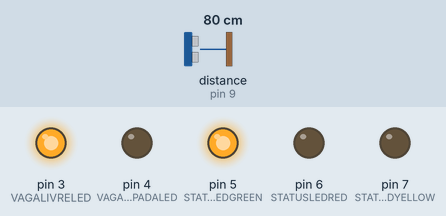
Recording of a sketch running on a simulated Arduino Uno, built with avr-gcc and run on an emulated ATmega328P. Shown: output pins drawn as LEDs (lit = HIGH). Dashed ring = blinking. The inputs (shaded band) are chosen by the test bench; at power-on: distance to the obstacle (sensor on pin 9) 80 cm. The echo pulse lasts 58.3 µs per cm; WiFi joins after 1.5 s; servers stay silent unless stated; no MQTT or app messages arrive unless stated.

Above: at 2.7 s.
2.8 s: distance to the obstacle (sensor on pin 9) set to 32 cm
4.3 s: distance to the obstacle (sensor on pin 9) set to 28 cm
At 4.6 s:
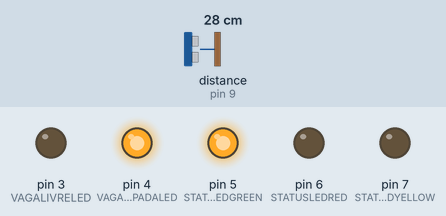
5.8 s: distance to the obstacle (sensor on pin 9) set to 38 cm
7.3 s: distance to the obstacle (sensor on pin 9) set to 43 cm
At 8.1 s:
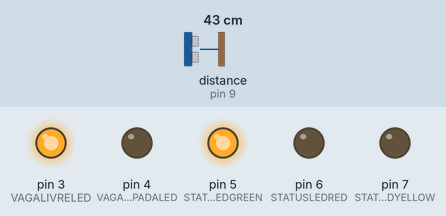
8.8 s: distance to the obstacle (sensor on pin 9) set to 2 cm
At 9.2 s:
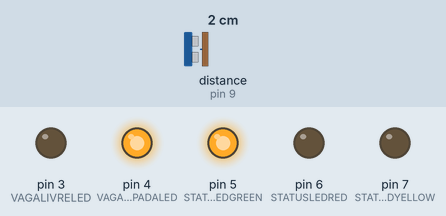
10.3 s: distance to the obstacle (sensor on pin 9) set to 299 cm
At 10.63 s:
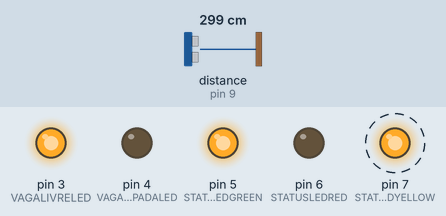
Timing chart, 0 to 13.1 s (numbered marks = the images above; inputs shaded):
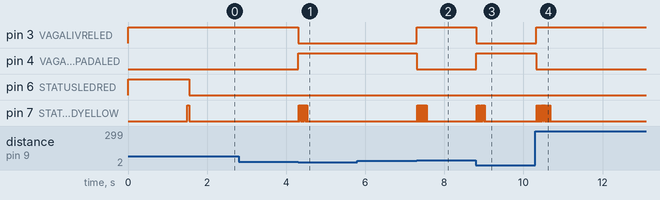

The sketch:

ProjetoVaga.ino
```cpp
//#define OFFLINE 0 // Macro para retirar o código de conexão com o MQTT (apenas para testes)
#ifndef OFFLINE
  #include <SPI.h>
  #include <UIPEthernet.h>
  #include <PubSubClient.h>
#endif

#include <Ultrasonic.h>

#define STATUSLEDRED 6 // O led vermelho de status da conexão MQTT está no pino 7
#define STATUSLEDGREEN 5 // O led verde de status da conexão MQTT está no pino 9
#define STATUSLEDYELLOW 7 // O led azul de status da conexão MQTT está no pino 8

#define VAGAOCUPADALED 4 // Definição do pino de saída do led que indica que a vaga está ocupada
#define VAGALIVRELED 3 // Definição do pino de saída do led que indica que a vaga está livre

#define pino_trigger 8 // Definição do pino de trigger do sensor ultrassonico
#define pino_echo 9 // Definição do pino de echo do sensor ultrassonico

Ultrasonic ultrasonic(pino_trigger, pino_echo);

// Definição dos estados da máquina que controla a conexão/reconexão com o servidor MQTT
#define CONNECTED 0x00
#define DISCONNECTED 0x01

// Update these with values suitable for your network.
byte mac[] = {0xDE, 0xED, 0xBA, 0xFE, 0xF1, 0xff};

#define NUM_PISCADAS 10 // Define quantas vezes o led de sinalização de comunicação MQTT irá piscar para cada mensagem

int mqttStateMachine;
int blinkLed = LOW;
int contador = NUM_PISCADAS;
unsigned long tempo = NUM_PISCADAS;
unsigned long tempoinicial = 0;
int blinkLedStatus = LOW;

#define RECONNECT_TIME 5000 // Intervalo de tempo entre tentativas de reconexão ao servidor MQTT
unsigned long lastConnectAttempt = 0;

#define DISTANCIA 30
#define HISTERESE 1

#ifndef HISTERESE
  #define MIN_DIST DISTANCIA
  #define MAX_DIST MIN_DIST
#else
  #define MIN_DIST DISTANCIA
  #define MAX_DIST DISTANCIA+10
#endif

#define VAGA_OCUPADA 0x01
#define VAGA_LIVRE 0x02

// Dados do servidor e tópico MQTT
#define MQTT_SERVER "m14.cloudmqtt.com"
#define MQTT_ID "Magal"
#define MQTT_USER "asjjbr"
#define MQTT_PASSWORD "1234"
#define MQTT_PORT 11222
#define MQTT_TOPIC "senai-code-xp/vagas/1"

int vagaStateMachine = VAGA_LIVRE;
char vagaStatus = '1';
int mqttUpdate = 0;

#ifndef OFFLINE
void callback(char *topic, byte *payload, unsigned int length);

EthernetClient ethClient;

// Dados do MQTT Cloud
PubSubClient client(MQTT_SERVER, MQTT_PORT, callback, ethClient);

void callback(char *topic, byte *payload, unsigned int length)
{
  blinkLed = HIGH;
  tempoinicial = millis();
  contador += NUM_PISCADAS;
}
#endif

void setup() {

  Serial.begin(9600);

  pinMode(STATUSLEDRED, OUTPUT);
  pinMode(STATUSLEDGREEN, OUTPUT);
  pinMode(STATUSLEDYELLOW, OUTPUT);
  pinMode(VAGAOCUPADALED, OUTPUT);
  pinMode(VAGALIVRELED, OUTPUT);

  digitalWrite(STATUSLEDRED, HIGH);
  digitalWrite(STATUSLEDGREEN, LOW);
  digitalWrite(STATUSLEDYELLOW, LOW);
  digitalWrite(VAGAOCUPADALED, LOW);
  digitalWrite(VAGALIVRELED, HIGH);

  #ifndef OFFLINE
  Ethernet.begin(mac);
  #endif

  #ifndef OFFLINE
  digitalWrite(STATUSLEDYELLOW, HIGH);
  lastConnectAttempt = millis();
  if (client.connect(MQTT_ID, MQTT_USER, MQTT_PASSWORD, MQTT_TOPIC, 0, true, ""))
  {
    // Conecta no topic para receber mensagens
    client.subscribe(MQTT_TOPIC);

    mqttStateMachine = CONNECTED;
    digitalWrite(STATUSLEDGREEN, HIGH);
    digitalWrite(STATUSLEDRED, LOW);
  }else{
    mqttStateMachine = DISCONNECTED;
    digitalWrite(STATUSLEDGREEN, LOW);
    digitalWrite(STATUSLEDRED, HIGH);
  }
  #endif
  digitalWrite(STATUSLEDYELLOW, LOW);
}

void loop() {

  int distancia = ultrasonic.distanceRead();

  switch(vagaStateMachine){
    case VAGA_OCUPADA:
      if(distancia > MAX_DIST){
        mqttUpdate = 1;
        vagaStatus = '1';
        digitalWrite(VAGAOCUPADALED, LOW);
        digitalWrite(VAGALIVRELED, HIGH);
        vagaStateMachine = VAGA_LIVRE;
      }
      break;
    case VAGA_LIVRE:
      if(distancia < MIN_DIST){
        mqttUpdate = 1;
        vagaStatus = '0';
        digitalWrite(VAGAOCUPADALED, HIGH);
        digitalWrite(VAGALIVRELED, LOW);
        vagaStateMachine = VAGA_OCUPADA;
      }
      break;
  }

  #ifndef OFFLINE
  switch(mqttStateMachine){
    case CONNECTED: // Caso o estado atual seja conectado, testa se o servidor continua online
      if(!client.connected()){
        mqttStateMachine = DISCONNECTED; // Caso o servidor esteja offline, muda o estado da máquina para desconectado
        digitalWrite(STATUSLEDGREEN, LOW); // Apaga o led verde
        digitalWrite(STATUSLEDRED, HIGH); // Acende o led vermelho
        lastConnectAttempt = 0;
      }
      else{
        if(mqttUpdate){ // Se o flag indicando uma mensagem a ser publicada no MQTT estiver setado envia o status da vaga
          boolean flag;
          flag = client.publish(MQTT_TOPIC, vagaStatus, true);
          if(flag){
            blinkLed = HIGH;
            tempoinicial = millis();
            contador += NUM_PISCADAS;
            mqttUpdate = 0;
          }
        }
      }
      break;
    case DISCONNECTED:
      Serial.println("Desconectado");
      if(millis() - lastConnectAttempt > RECONNECT_TIME){ // Caso o estado atual seja desconectado e o intervalo entre conexões tenha passado, tenta reconectar
        Serial.println("Tentando conectar");
        digitalWrite(STATUSLEDYELLOW, HIGH);
        lastConnectAttempt = millis(); // Registra a hora da tentativa de reconexão
        if (client.connect(MQTT_ID, MQTT_USER, MQTT_PASSWORD, MQTT_TOPIC, 0, true, "")){
          Serial.println("Conectado");
          // Se a conexão foi bem sucedida, assina o topic para receber/enviar mensagens
          client.subscribe(MQTT_TOPIC);

          mqttStateMachine = CONNECTED; // Muda o estado da máquina para conectado
          digitalWrite(STATUSLEDGREEN, HIGH); // Acende o led verde
          digitalWrite(STATUSLEDRED, LOW); // Apaga o led vermelho
        }
        digitalWrite(STATUSLEDYELLOW, LOW);
      }
      break;
  }
  #endif

  if(blinkLed){ // Rotina para piscar o led sempre que uma mensagem for publicada/recebida
    if(contador<=0){
      blinkLed = LOW;
      contador = NUM_PISCADAS;
      digitalWrite(STATUSLEDYELLOW, blinkLed);
    }
    else{
      if(millis() - tempoinicial > tempo){
        blinkLedStatus = !blinkLedStatus;
        digitalWrite(STATUSLEDYELLOW, blinkLedStatus);
        tempoinicial = millis();
        contador--;
      }
    }
  }
}
```

Measured:
- the behaviour switches between 30 and 29 cm on distance to the obstacle (sensor on pin 9) (found by bisection; images 0 and 1)
- the behaviour switches between 40 and 41 cm on distance to the obstacle (sensor on pin 9) (found by bisection; images 1 and 2)
- after the input at 2.8 s, every drawn part: stays the same
- after the input at 4.3 s, pin 3 (VAGALIVRELED): HIGH → LOW at once; pin 4 (VAGAOCUPADALED): LOW → HIGH at once; pin 7 (STATUSLEDYELLOW): alternates HIGH for 0.01 s and LOW for 0.01 s, 20 changes in all, then stays LOW, starting at once
- after the input at 5.8 s, every drawn part: stays the same
- after the input at 7.3 s, pin 3 (VAGALIVRELED): LOW → HIGH at once; pin 4 (VAGAOCUPADALED): HIGH → LOW at once; pin 7 (STATUSLEDYELLOW): alternates HIGH for 0.01 s and LOW for 0.01 s, 20 changes in all, then stays LOW, starting at once
- after the input at 8.8 s, pin 3 (VAGALIVRELED): HIGH → LOW at once; pin 4 (VAGAOCUPADALED): LOW → HIGH at once; pin 7 (STATUSLEDYELLOW): alternates HIGH for 0.01 s and LOW for 0.01 s, 20 changes in all, then stays LOW, starting at once
- after the input at 10.3 s, pin 3 (VAGALIVRELED): LOW → HIGH at once; pin 4 (VAGAOCUPADALED): HIGH → LOW at once; pin 7 (STATUSLEDYELLOW): alternates HIGH for 0.02 s and LOW for 0.02 s, 20 changes in all, then stays LOW, starting at once
